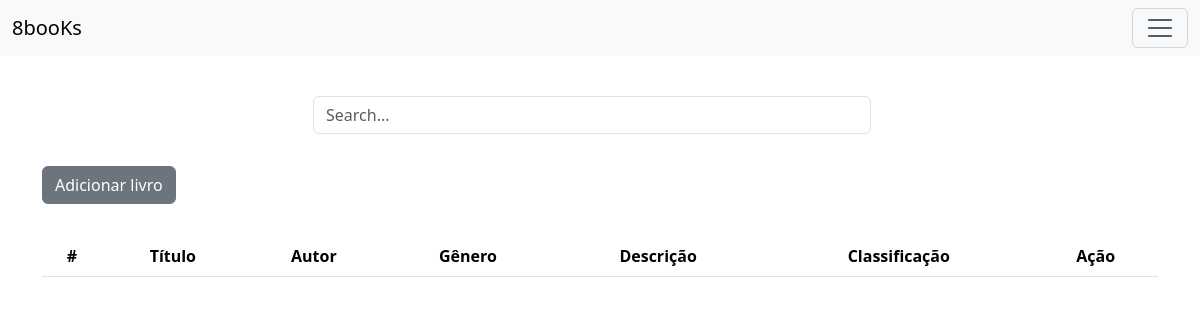
The app's page /home/ (signed in), older data.
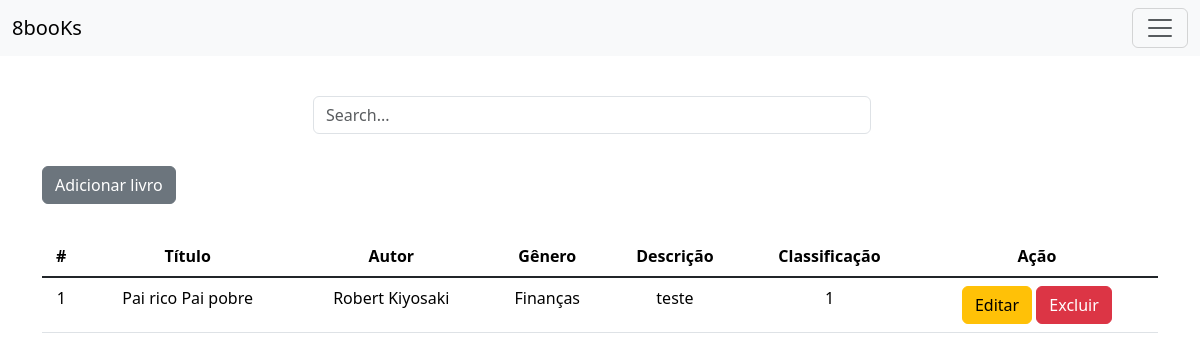
The same page, newer data.
### app/models.py (models this page shows)
class Books (db.Model):
    id = db.Column(db.Integer, primary_key=True)
    autor = db.Column(db.String, nullable=True)
    titulo = db.Column(db.String, nullable=True)
    categoria = db.Column(db.String)
    descricao = db.Column(db.String)
    rate = db.Column(db.Integer)
    user_id = db.Column(db.Integer, db.ForeignKey('users.id'), nullable=False)
    user = db.relationship('Users', backref = 'books')

### app/views.py (the view)
@app.route('/home/', methods=['GET','POST','PUT','DELETE'])
@login_required
def home ():
    book_service = BookService()
    books = book_service.get_books(current_user.id)
    return render_template('users/index.html', user=current_user, books=books)

### app/models.py (called while the page is built)
@login_manager.user_loader
def load_user(user_id):
    return Users.query.get(user_id)

### app/services.py (called while the page is built)
    def get_books(self, user_id):
        return Books.query.filter_by(user_id=user_id).all()

### app/templates/users/index.html (shortened to what this page needs)
{% extends 'base.html' %}
{% block nav %}
{% include 'users/nav.html' %}
{% endblock %}
{% block content %}
<section class="container mt-5 py-5" id="principal">
    <div class="d-flex justify-content-center mb-3" id="formEdit">
        <form class="w-50 me-3" role="search">
            <input type="search" class="form-control" placeholder="Search..." aria-label="Search">
        </form>
    </div>
    <div class="py-3">
        <a
            href="#"
            class="btn btn-secondary mb-3"
            hx-get="{{ url_for('add_books') }}"
            hx-target="#form-modal"
            data-bs-toggle="modal"
            data-bs-target="#Modal"
            >
            Adicionar livro
        </a>
    </div>
    <table class="table table-hover text-center">
        <thead>
            <tr>
                <th scope="col">#</th>
                <th scope="col">Título</th>
                <th scope="col">Autor</th>
                <th scope="col">Gênero</th>
                <th scope="col">Descrição</th>
                <th scope="col">Classificação</th>
                <th scope="col">Ação</th>
            </tr>
        </thead>
        <tbody
            id="new-book"
            class="table-group-divider"
            hx-target="closest tr"
            hx-swap="outerHTML swap:0.3s"
            >
            {% for book in books %}
            <tr id="livro-{{book.id}}">
                <td>{{ book.id }}</td>
                <td>{{ book.titulo }}</td>
                <td>{{ book.autor }}</td>
                <td>{{ book.categoria }}</td>
                <td class="text-truncate" style="max-width: 150px;">{{ book.descricao }}</td>
                <td>{{ book.rate }}</td>
                <td>
                    <button
                        hx-get="{{url_for('editar_livro', book_id=book.id)}}" hx-trigger="click"
                        hx-target="#form-modal"
                        data-bs-toggle="modal"
                        data-bs-target="#Modal"
                        type="button"
                        class="btn btn-warning"
                        >
                        Editar
                    </button>
                    <button
                        class="btn btn-danger"
                        type="button"
                        hx-delete="{{url_for('excluir_livro', book_id=book.id)}}"
                        hx-confirm="Tem certeza que deseja excluir este livro?"
                        >
                        Excluir
                    </button>
                </td>
            </tr>
            {% endfor %}
        </tbody>
    </table>
</section>
{% endblock %}

Row changes from the older to the newer data that the page shows:
added Books: id "1", titulo "Pai rico Pai pobre", autor "Robert Kiyosaki", categoria "Finanças", descricao "teste", rate "1"
